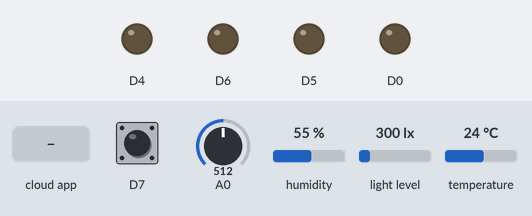
Simulated run of this sketch. Board: ESP8266 (NodeMCU). On the bench: output pins drawn as LEDs (lit = HIGH). Inputs (shaded band) come from the test bench; at power-on: D7 HIGH, A0 = 512, humidity 55 %, light level 300 lx, temperature 24 °C. WiFi joins after 1.5 s; servers stay silent unless stated; the Firebase database answers and starts empty; what the sketch prints to the serial monitor is not drawn.

Above: at 2.7 s.
2.8 s: the phone or cloud app sets bom to off
At 9.5 s:
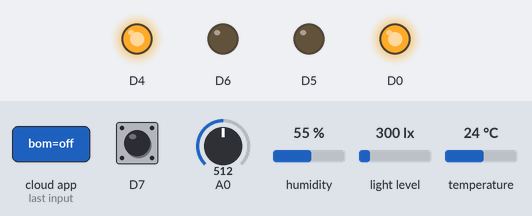
10.4 s: the phone or cloud app sets den to off
At 16.3 s:
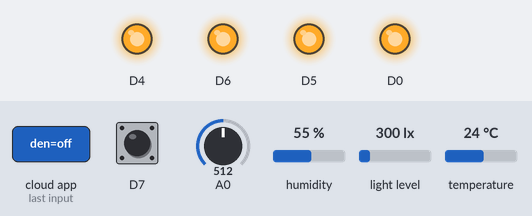
16.6 s: the phone or cloud app sets phunSuong to on
At 22.0 s:
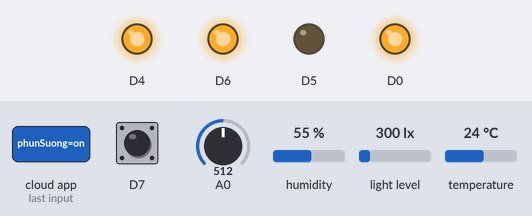
22.9 s: the phone or cloud app sets bom to on
At 28.8 s:
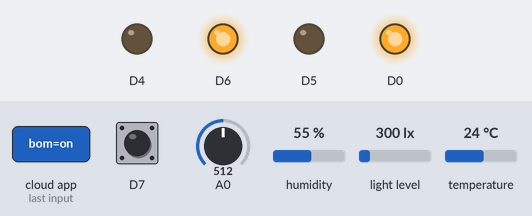
29.1 s: the phone or cloud app sets phunSuong to off
At 34.4 s:
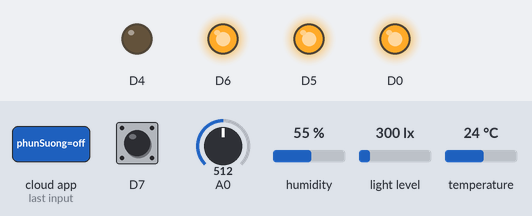
35.3 s: the phone or cloud app sets den to on
At 41.2 s:
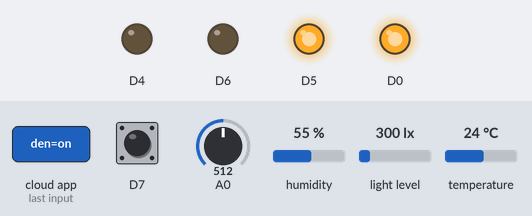
Timing chart, 0 to 42.5 s (numbered marks = the images above; inputs shaded):
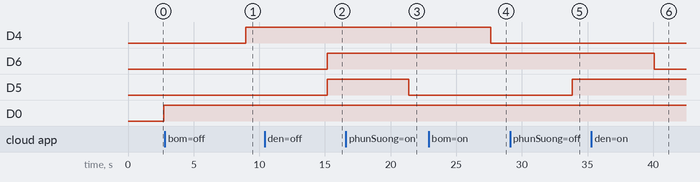

The sketch:

code_esp.ino
```cpp
#include <Arduino.h>
#include <DHT.h>
#include <BH1750.h>
#include <ESP8266WiFi.h>
#include <ESP8266HTTPClient.h>
#include <FirebaseArduino.h>

DHT dht(D3, DHT11);
float t = 0;
float h = 0;
float doAm_dat = 0;
int percent_doAm_dat = 0;
float light = 0;
String bom_state = "off";
String phunSuong_state = "off";
String den_state = "off";
String mua = "false";
BH1750 lightMeter(0x23);
#define FIREBASE_HOST "testmyled-aa8f7.firebaseio.com"
#define FIREBASE_AUTH "gn0qcrclXBS7gVjNSNpOaULUn17H4cssN2kRxhie"

void control_relay(String relay1, String relay2, String relay3, String relay4);
void get_state_control();
void set_to_firebase(String anhSang, String doAmDat, String doAmKK, String nhietDo, String mua);

void setup() {
  // put your setup code here, to run once:
  Serial.begin(9600);
  dht.begin();
  pinMode(D7, INPUT);
  pinMode(D4, OUTPUT);
  pinMode(D0, OUTPUT);
  pinMode(D5, OUTPUT);
  pinMode(D6, OUTPUT);
  Wire.begin(D2, D1);

  if (lightMeter.begin()) {
    Serial.println("dusaduasdsa");
  } else {
     Serial.println("loi");
  }
  WiFi.begin("Kieu Mai", "0947311163");
  while (WiFi.status() != WL_CONNECTED) {
    Serial.print(".");
    delay(500);
  }
  Firebase.begin(FIREBASE_HOST, FIREBASE_AUTH);
}

void loop() {
  //doc va gui thong tin len firebase
  h = dht.readHumidity();
  t = dht.readTemperature();
  doAm_dat = analogRead(A0);
  percent_doAm_dat = 100 - map(doAm_dat,0, 1024, 0, 100);
  light = lightMeter.readLightLevel();
  Serial.println(h);
  Serial.println(t);
  Serial.println(percent_doAm_dat);
  Serial.print("anh sang: ");
  Serial.println(light);
  // kiem tra mua
  if (!digitalRead(D7)) {
    mua = "true";
    Serial.println("mua");
  } else {
    mua = "false";
    Serial.println("ko mua");
  }

  set_to_firebase(String(light), String(percent_doAm_dat), String(h), String(t), mua);
  // lay trang thai cac relay tren firebase
  get_state_control();
  // dieu khien bom
  control_relay(bom_state, phunSuong_state, den_state, "off"); // relay 4 ko dung
  if (bom_state)
  delay(5000);
}

void set_to_firebase(String anhSang, String doAmDat, String doAmKK, String nhietDo, String mua) {
  Firebase.setString("iot_android/anhSang", String(anhSang));
  Firebase.setString("iot_android/doAmDat", String(doAmDat));
  Firebase.setString("iot_android/doAmKK", String(doAmKK));
  Firebase.setString("iot_android/nhietDo", String(nhietDo));
  Firebase.setString("iot_android/mua", mua);
}
void get_state_control() {
  bom_state = Firebase.getString("iot_android_control/bom");
  phunSuong_state = Firebase.getString("iot_android_control/phunSuong");
  den_state = Firebase.getString("iot_android_control/den");
}

void control_relay(String relay1, String relay2, String relay3, String relay4) {
  // relay1
  if (relay1 == "on") {
    digitalWrite(D4, 0);
  } else if (relay1 == "off") {
    digitalWrite(D4, 1);
  }
  // relay 2
  if (relay2 == "on") {
    digitalWrite(D5, 0);
  } else if (relay3 == "off") {
    digitalWrite(D5, 1);
  }
  //relay 3
  if (relay3 == "on") {
    digitalWrite(D6, 0);
  } else if (relay3 == "off") {
    digitalWrite(D6, 1);
  }
  //relay 4
  if (relay4 == "on") {
    digitalWrite(D0, 0);
  } else if (relay4 == "off") {
    digitalWrite(D0, 1);
  }
}
```

Measured:
- after the input at 2.8 s, D4: LOW → HIGH after 6.2 s
- after the input at 10.4 s, D6, D5: LOW → HIGH after 4.8 s
- after the input at 16.6 s, D5: HIGH → LOW after 4.8 s
- after the input at 22.9 s, D4: HIGH → LOW after 4.7 s
- after the input at 29.1 s, D5: LOW → HIGH after 4.7 s
- after the input at 35.3 s, D6: HIGH → LOW after 4.8 s
